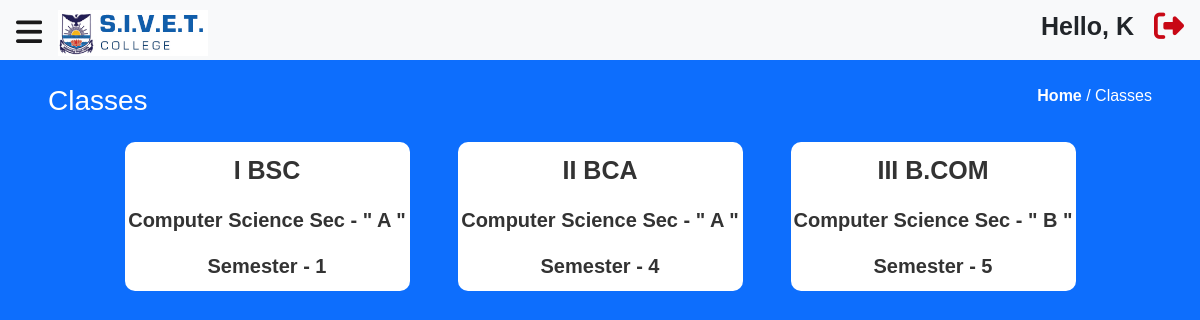
The app's page /main/classes.php (signed in) with its own data.
### tables this page shows
CREATE TABLE  `semester` (
  `semester_id` int NOT NULL AUTO_INCREMENT,
  `class_id` int NOT NULL,
  `sem1_start` varchar(30) NOT NULL,
  `sem1_end` varchar(30) NOT NULL,
  `sem2_start` varchar(30) NOT NULL,
  `sem2_end` varchar(30) NOT NULL,
  `sem3_start` varchar(30) NOT NULL,
  `sem3_end` varchar(30) NOT NULL,
  `sem4_start` varchar(30) NOT NULL,
  `sem4_end` varchar(30) NOT NULL,
  `sem5_start` varchar(30) NOT NULL,
  `sem5_end` varchar(30) NOT NULL,
  `sem6_start` varchar(30) NOT NULL,
  `sem6_end` varchar(30) NOT NULL,
  `sem_num` int NOT NULL,
  `active` int NOT NULL,
  `highest_sem` int NOT NULL,
  `sem_complete` int NOT NULL,
  `create_date` datetime DEFAULT NULL,
  `create_by` int NOT NULL,
  `modify_date` datetime DEFAULT NULL,
  `modify_by` int NOT NULL,
  PRIMARY KEY (`semester_id`)
);

CREATE TABLE  `class` (
  `class_id` int NOT NULL AUTO_INCREMENT,
  `class_name` varchar(100) NOT NULL,
  `section` varchar(10) NOT NULL,
  `department` varchar(100) NOT NULL,
  `year` varchar(20) NOT NULL,
  `hod_id` int NOT NULL,
  `staff_id` int NOT NULL,
  `create_by` int NOT NULL,
  `created_date` datetime NOT NULL,
  `modify_by` int DEFAULT NULL,
  `modify_date` datetime DEFAULT NULL,
  PRIMARY KEY (`class_id`)
);

### main/classes.php (the view, shortened to what this page needs)
<?php
include("../include/config.php");
?>
<!DOCTYPE html>
<html lang="en">
<head>
  <link rel="stylesheet" href="https://cdnjs.cloudflare.com/ajax/libs/bootstrap/5.0.1/css/bootstrap.min.css">
  <link rel="stylesheet" href="https://cdnjs.cloudflare.com/ajax/libs/font-awesome/6.2.0/css/all.min.css" />
  <link rel="stylesheet" href="./style.css">
</head>
<body class="bg-primary">
  <?php
  include_once("../include/navBar.php");
  ?>
  <div class="header d-flex justify-content-between text-white pt-0 pb-0 p-5">
    <div class="titel ">
      <h3>Classes</h3>
    </div>
    <div class="return ">
      <p><a href="./index.php">Home</a> / Classes</p>
    </div>
  </div>
  <div class="container">
    <div class="row  d-flex justify-content-center">
      <?php
      $query = "SELECT c.class_id, c.class_name, c.department, c.section, s.sem_num, s.active, s.highest_sem , s.sem_complete
      FROM class c
      LEFT JOIN semester s ON s.class_id = c.class_id
      WHERE s.sem_complete = 0  ORDER BY s.active DESC";
      $result = mysqli_query($conn, $query);
      if (mysqli_num_rows($result) > 0) {
        while ($row = mysqli_fetch_assoc($result)) {
          if ($row['sem_num'] == 1 || $row['sem_num'] == 2) {
            $year = "I";
          } elseif ($row['sem_num'] == 3 || $row['sem_num'] == 4) {
            $year = "II";
          } elseif ($row['sem_num'] == 5 || $row['sem_num'] == 6) {
            $year = "III";
          } else {
            $year = "I";
          }
          if ($row['sem_num'] != 0) {
            $semester = "Semester - " . $row['sem_num'];
          } else {
            $semester = 'Semester - 1';
          }
          ?>
          <a href="./student.php?class_id=<?php echo $row['class_id']; ?>" class="fields1 col-10 col-lg-3  m-4 mt-3 mb-3">
            <p class="txt1">
              <?php echo $year . " " . $row['class_name']; ?>
            </p>
            <p class="txt2">
              <?php echo $row['department']; ?> Sec - "
              <?php echo $row['section']; ?> "
            </p>
            <div class="txt3 pt-0 pb-0 p-4">
              <span>
                <?php echo $semester; ?>
              </span>
            </div>
          </a>
          <?php
        }
      }
      ?>
    </div>
  </div>
</body>
</html>

### include/navBar.php
<nav class="navbar navbar-light bg-light justify-content-between pt-0 pb-0 p-3 mb-4" style="height: 60px;">
    <div class="d-flex">
        <a href="#" class="navbar-brand bar mt-1">
            <i class="fa-solid fa-bars"></i>
        </a>
        <a class="navbar-brand mt-0" href="#">
            <img src="../img/logo.jpg" style="width: 150px;" alt="">
        </a>
    </div>
    <div class="d-flex">
        <div class="navHeader">
            <p>Hello,
                <?php echo $_SESSION['user_name']; ?>
            </p>
        </div>
        <div class="logoutBtn mt-2" onclick="window.location.href='./logout.php'">
            <i class="fa-solid fa-right-from-bracket"></i>
        </div>
    </div>
</nav>

### main/style.css (style rules this page uses)
* { margin: 0; padding: 0; font-family: "Ponniens", sans-serif; overflow-x: hidden; }
.navbar { z-index: 10; overflow: hidden; }
nav .logoutBtn { font-size: 30px; color: #C80815; cursor: pointer; transition: all 0.3s ease; }
.navHeader { font-size: 25px; padding: 8px 20px; font-weight: 700; }
.container .fields, .container .fields1 { position: relative; text-align: center; padding: 60px 0; border-radius: 10px; cursor: pointer; transition: all 0.3s ease; background-color: #fff; overflow-y: hidden; text-decoration: none; color: #333; }
.container .fields1 { padding: 10px 0; }
.container .fields1 .txt1 { font-size: 25px; font-weight: 900; }
.container .fields1 .txt2, .container .fields1 .txt3 { font-size: 20px; font-weight: 700; }
nav a.bar { font-size: 30px; }
.header .return a { text-decoration: none; color: #fff; font-weight: 700; }

### records on screen
semester: sem_num "I", class.class_name "BSC", class.department "Computer Science", class.section "A", sem_num "Semester - 1"
semester: sem_num "II", class.class_name "BCA", class.department "Computer Science", class.section "A", sem_num "Semester - 4"
semester: sem_num "III", class.class_name "B.COM", class.department "Computer Science", class.section "B", sem_num "Semester - 5"

### other values on screen
$_SESSION['user_name'] "K"
